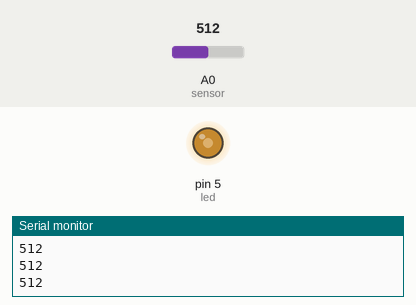
Simulated run of this sketch. Board: Arduino Uno, built with avr-gcc and run on an emulated ATmega328P. Parts: output pins drawn as LEDs (lit = HIGH), the last lines printed to the serial monitor. The test bench sets the inputs (shaded band); at power-on: A0 (sensor) = 512.

Above: at 1.2 s.
1.3 s: A0 (sensor) set to 306
At 1.8 s:
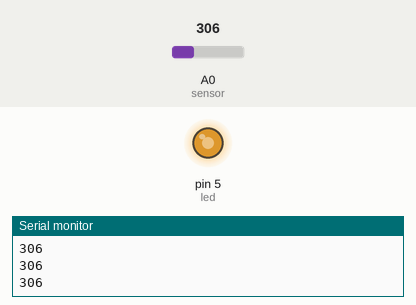
2.8 s: A0 (sensor) set to 122
At 4.0 s:
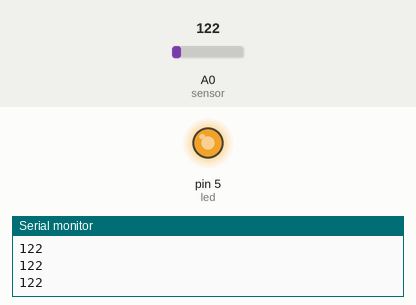
4.3 s: A0 (sensor) set to 900
At 5.3 s:
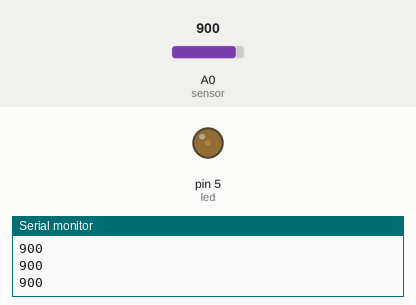
5.8 s: A0 (sensor) set to 1023
At 6.6 s:
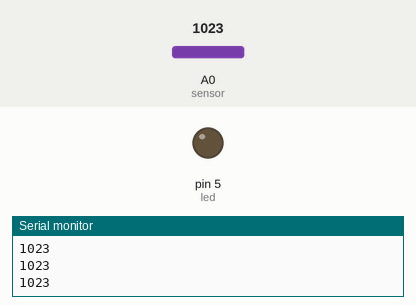
7.3 s: A0 (sensor) set to 511
At 7.6 s:
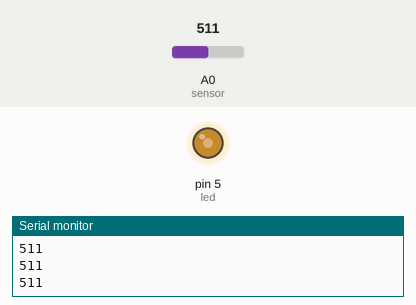
Timing chart, 0 to 9.8 s (numbered marks = the images above; inputs shaded):
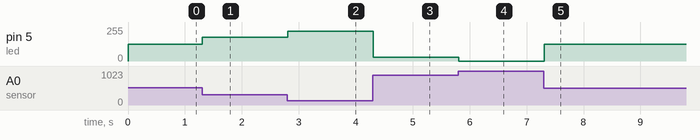

Measured:
- after the input at 1.3 s, pin 5 (led): 127/255 → 178/255 at once
- after the input at 2.8 s, pin 5 (led): 178/255 → 224/255 at once
- after the input at 4.3 s, pin 5 (led): 224/255 → 30/255 at once
- after the input at 5.8 s, pin 5 (led): 30/255 → 0/255 at once
- after the input at 7.3 s, pin 5 (led): 0/255 → 127/255 at once

The sketch:

LED.ino
```cpp
int sensor = A0;
int led = 5;

void setup() {
  pinMode(sensor, INPUT);  //Setup sensor
  pinMode(led, OUTPUT);  //Setup LED
  Serial.begin(9600); //Set computer serial output to 9600 bits per second(make sure manager is the same)
}

void loop() {
   int brightness = analogRead(sensor);  //Get reading
   Serial.println(brightness);
   int reverse = (1023-brightness);            //For Grove, 1023 = 780. More  light = higher reading, therefore need reverse
   int range = map(reverse, 0, 1023, 0, 255);  //For Grove, 1023 = 780. Changes the range of the readings to work with an LED
   analogWrite(led, range);
}
```
